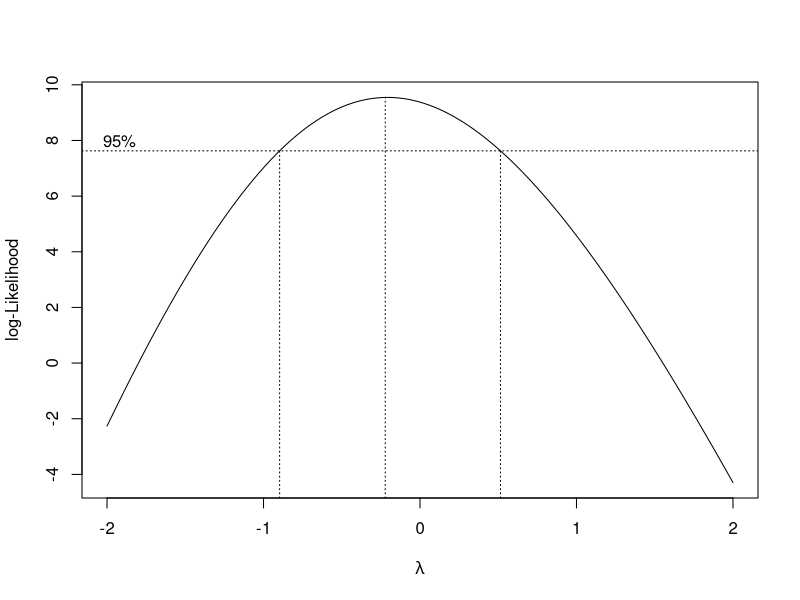
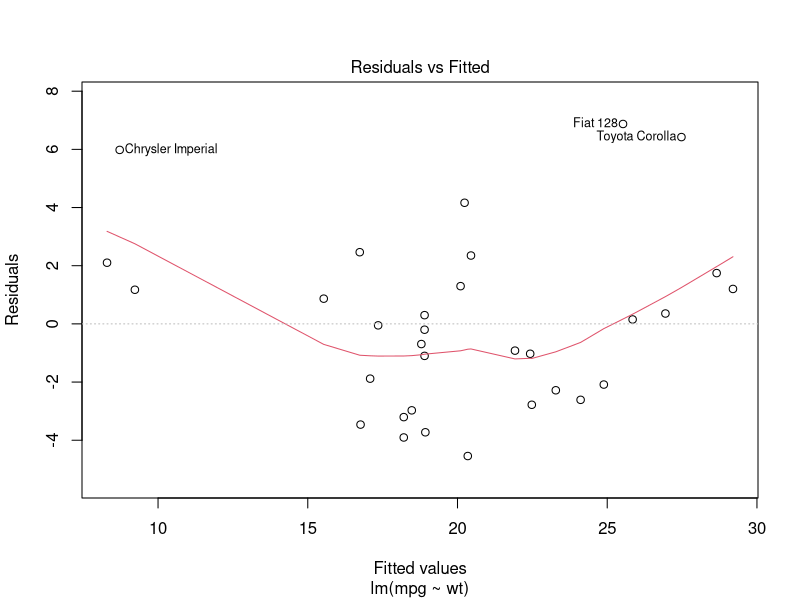
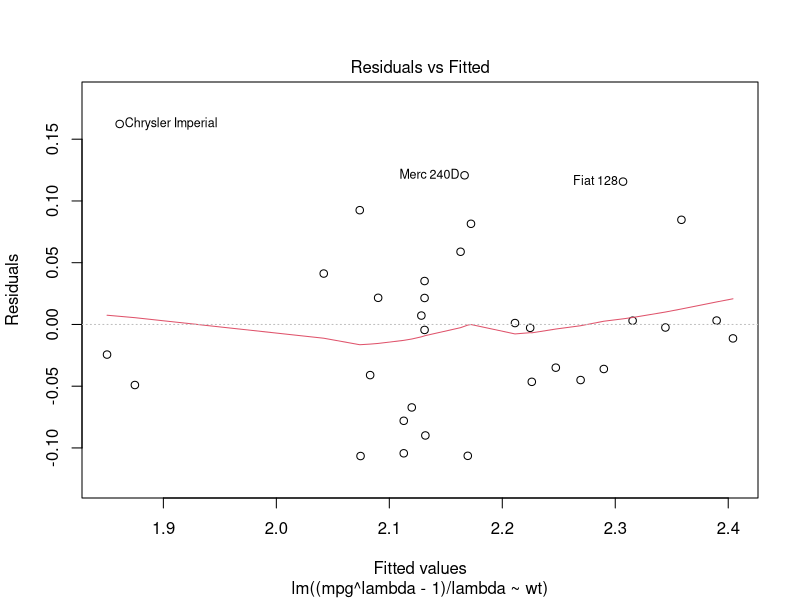

These figures' R source, in order:
data(mtcars)
# Ajustar modelo lineal sin transformación
modelo1 <- lm(mpg ~ wt, data = mtcars)

# Imprimir resumen del modelo
summary(modelo1)
# Aplicar transformación Box-Cox
bc_mpg <- MASS::boxcox(mpg ~ wt, data = mtcars)

# Seleccionar la transformación óptima
lambda <- bc_mpg$x[which.max(bc_mpg$y)]

# Ajustar modelo lineal con transformación
modelo2 <- lm((mpg^lambda - 1) / lambda ~ wt, data = mtcars)

# Imprimir resumen del modelo
summary(modelo2)
plot(modelo1,which =1)
plot(modelo2,which =1)
